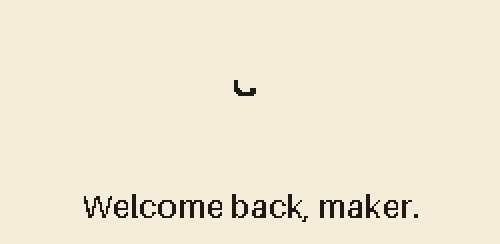
#> input picture docs/e-ink.gif, 500 x 244 px
$ python -i make_gif.py   (imports and definitions only)
#> lines starting #> are read from the running program, lines starting #| are printed output that depends on the picture
"""Render the README's e-ink GIF from the real Spiral OS: boot, Home, then two Connect pages.
Run from website/: python art/make_gif.py  →  ../docs/e-ink.gif (deterministic: fixed seed and clock)."""
import sys
import tempfile
from datetime import datetime
from pathlib import Path

from PIL import Image

OS = Path(__file__).resolve().parents[2] / "os"
sys.path.insert(0, str(OS))
import spiral.web as web  # noqa: E402

OUT = OS.parent / "docs" / "e-ink.gif"
INK, PAPER = (0x1D, 0x1A, 0x16), (0xF4, 0xEC, 0xD8)
SCALE = 2


class FixedClock:
    @staticmethod
    def now():
        return datetime(2026, 11, 16, 9, 41)


def frame(img):
    """1-bit OS frame → warm ink-on-paper, scaled up with hard pixel edges."""
    rgb = Image.new("RGB", img.size, PAPER)
    rgb.paste(Image.new("RGB", img.size, INK), mask=img.convert("L").point(lambda v: 255 if v < 128 else 0))
    return rgb.resize((img.width * SCALE, img.height * SCALE), Image.NEAREST)


def main():
    web.datetime = FixedClock  # the status bar clock reads this
    frames, durations = [], []
    with tempfile.TemporaryDirectory() as data:
        host = web.WebHost(data, seed=7)
        host.power_on(0)
        ms, last = 0.0, 0.0
        while host.app.booting or not frames:  # boot animation, every frame with its real timing
            if host.tick(ms):
                if frames:
                    durations.append(ms - last)
                frames.append(frame(host.last_img))
                last = ms
            ms += 50
        host.tick(ms + 50)
        durations.append(max(ms - last, 100))
        frames.append(frame(host.last_img))  # Home
        durations.append(2500)
        assert host.start("connect", ms + 100)
        host.tick(ms + 150)
        frames.append(frame(host.last_img))  # first Connect page
        durations.append(4000)
        host.tick(ms + 150 + 60_000)  # Connect's default interval is 60 s
        frames.append(frame(host.last_img))
        durations.append(4000)
        assert "What links these?" in host.app.screen_text()
    OUT.parent.mkdir(exist_ok=True)
    frames[0].save(OUT, save_all=True, append_images=frames[1:], duration=[int(d) for d in durations], loop=0,
                   optimize=False, disposal=1)
    print(f"{OUT.name}: {len(frames)} frames")


# [2 lines not run here, left out]

>>> from PIL import Image
>>> picture = Image.open('../../docs/e-ink.gif')
#> picture is the input picture: PIL image 500x244 P; mean R, G, B 239.3, 231.4, 211.8
>>> result = frame(picture)
#> in frame, `rgb = Image.new("RGB", img.size, PAPER)`:
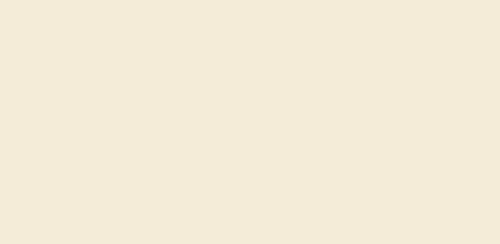
#> rgb: PIL image 500x244 RGB; mean R, G, B 244, 236, 216
